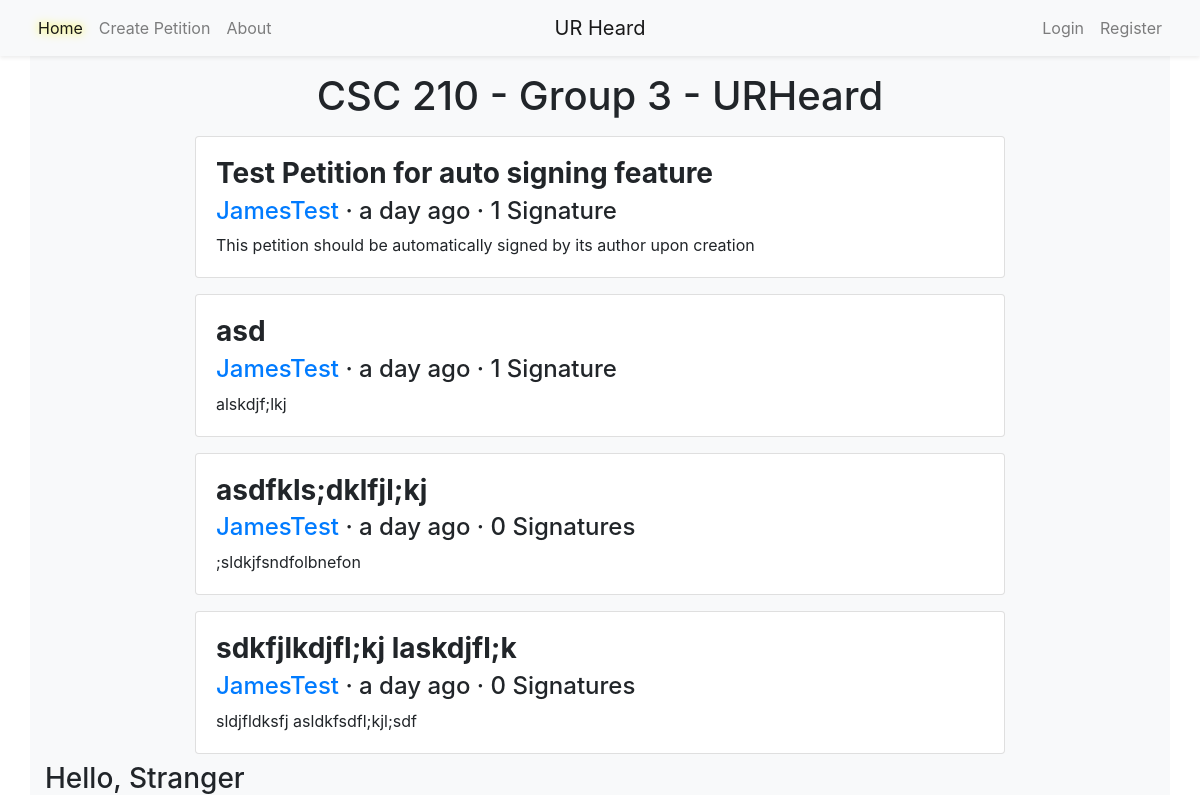
The page / on the database its author committed.
### models.py (models this page shows, shortened)
class Petition(db.Model):
	__tablename__ = 'petition'
	id = db.Column(db.Integer, primary_key=True)
	title = db.Column(db.String(80), nullable=False)
	body = db.Column(db.Text, nullable=False)
	author_id = db.Column(db.Integer, db.ForeignKey('user.id'), nullable=False)
	author = db.relationship('User', backref='petition')
	timestamp = db.Column(db.DateTime, default=datetime.utcnow)
	signers = db.relationship('User', secondary=signature, backref='signed_petitions')
	initial_signatures = 0
	signature_count = db.Column(db.Integer, default=initial_signatures)

class User(UserMixin, db.Model):
	__tablename__ = 'user'
	id = db.Column(db.Integer, primary_key=True)
	name = db.Column(db.String(50), nullable=False, unique=True, index=True)
	email = db.Column(db.String(50), unique=True, index=True)
	password_hash = db.Column(db.String(128))
	@property
	def password(self):
		raise AttributeError('password is not a readable attribute')

### app.py (the view)
@app.route('/', methods=['GET', 'POST'])
def index():
	petitions = Petition.query.order_by(Petition.timestamp.desc()).all()
	return render_template('index.html', petitions=petitions)

### templates/index.html (shortened to what this page needs)
{% extends "base.html" %}
{% block content %}
	<div class="container">
		<div class="d-flex flex-wrap justify-content-center">
		{% for petition in petitions %}
			<article class="card m-2 w-75">
				<a href="{{ url_for ('petition', id=petition.id) }}" class="text-body text-decoration-none">
					<div class="card-body">
						<h3 class="card-title font-weight-bold">{{petition.title}}</h3>
						<h4 class="card-subtitle mb-2"><object><a href="user/{{petition.author_id}}">{{petition.author.name}}</a></object> &middot; {{ moment(petition.timestamp).fromNow() }} &middot; {{ petition.signature_count }} {{'Signature' if petition.signature_count==1 else 'Signatures'}}</h4>
						<p class="card-text">{{petition.body | truncate(325, false, end='... Read More', leeway=10) }}</p>
					</div>
				</a>
			</article>
		{% endfor %}
		</div>
	</div>
	<h3 class="bg-light">Hello,
		{% if current_user.is_authenticated %}
			{{ current_user.name }}
		{% else %}
			Stranger
		{% endif %}
	</h3>
{% endblock content %}

### templates/base.html (shortened to what this page needs)
{% from 'bootstrap/nav.html' import render_nav_item %}
{% from 'bootstrap/utils.html' import render_messages %}
{% import "bootstrap/form.html" as wtf %}
<!DOCTYPE html>
<html lang="en">
	<head>
		{% block head %}
			{% block styles %}
				{{ bootstrap.load_css() }}
			{% endblock styles %}
		{% endblock head %}
	</head>
	<body>
		<nav class="navbar navbar-expand-sm bg-light navbar-light sticky-top shadow-sm">
			<div class="container justify-content-around px-0">
				<ul class="navbar-nav ml-auto w-50">
					{{ render_nav_item('index', 'Home', use_li=True) }}
					{{ render_nav_item('create', 'Create Petition', use_li=True) }}
					{{ render_nav_item('about', 'About', use_li=True) }}
				</ul>
				<a href="/" class="navbar-brand mx-auto d-block text-center w-25">UR Heard</a>
				<ul class="navbar-nav mr-auto w-50 justify-content-end">
					{% if current_user.is_authenticated %}
						{{ render_nav_item('logout', 'Logout', use_li=True) }}
					{% else %}
						{{ render_nav_item('login', 'Login', use_li=True) }}
						{{ render_nav_item('register', 'Register', use_li=True) }}
					{% endif %}
				</ul>
			</div>
		</nav>
		<div class="container bg-light">
			<header class="page-header">
				<h1 class="text-center pt-3">CSC 210 - Group 3 - URHeard</h1>
			</header>
			{% block content %}{% endblock content %}
		</div>
	</body>
</html>

### rows shown on the page
Petition: title "Test Petition for auto signing feature", author.name "JamesTest", timestamp "a day ago", signature_count "1", signature_count "Signature", body "This petition should be automatically signed by its author upon creation"
Petition: title "asd", author.name "JamesTest", timestamp "a day ago", signature_count "1", signature_count "Signature", body "alskdjf;lkj"
Petition: title "asdfkls;dklfjl;kj", author.name "JamesTest", timestamp "a day ago", signature_count "0", signature_count "Signatures", body ";sldkjfsndfolbnefon"
Petition: title "sdkfjlkdjfl;kj laskdjfl;k", author.name "JamesTest", timestamp "a day ago", signature_count "0", signature_count "Signatures", body "sldjfldksfj asldkfsdfl;kjl;sdf"

### other values the page prints
{{ render_nav_item('index', 'Home', use_li=True) }} "Home"
{{ render_nav_item('create', 'Create Petition', use_li=True) }} "Create Petition"
{{ render_nav_item('about', 'About', use_li=True) }} "About"
{{ render_nav_item('login', 'Login', use_li=True) }} "Login"
{{ render_nav_item('register', 'Register', use_li=True) }} "Register"
